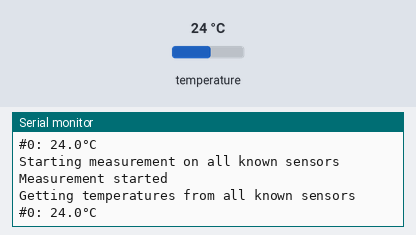
A program run on a simulated Arduino Nano, built with avr-gcc and run on an emulated ATmega328P. Parts: the last lines printed to the serial monitor. The inputs (shaded band) are chosen by the test bench; at power-on: temperature 24 °C.

Above: at 7.4 s.
7.5 s: temperature set to 12 °C
At 12.4 s:
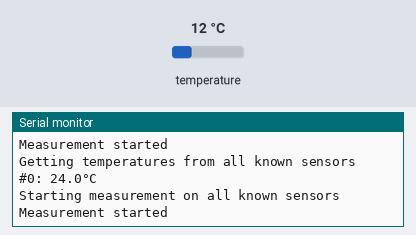
14.3 s: temperature set to 19 °C
At 19.6 s:
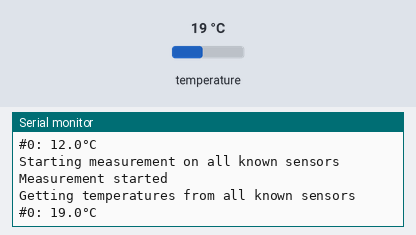
Timing chart, 0 to 21.1 s (numbered marks = the images above; inputs shaded):
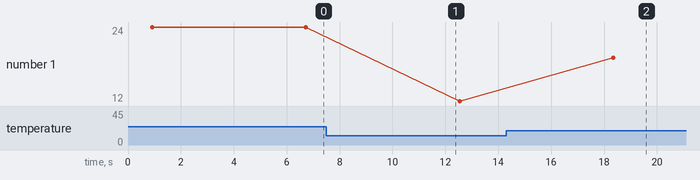

Measured:
- after the input at 14.3 s, the serial monitor: prints a new line after 4.0 s (image 2)
- plotted number 1: 24 → 12 after the input at 7.5 s, 12 → 19 after the input at 14.3 s

The program:

main.cpp
```cpp
#include <Arduino.h>
#include <OneWire.h>

#define ONE_WIRE_PIN   4
#define MAX_DEVICES    32

// Creation of a OneWire object to access the 1-Wire bus,
// using the specified digital pin
OneWire ds(ONE_WIRE_PIN);

// Sensor identifiers will be stored in 'ids', each identifier occupying
// 8 consecutive bytes in this array (so the id of sensor #0 is stored
// in ids[0..7], the id of sensor #1 in ids[8..15], etc.)
uint8_t ids[8 * MAX_DEVICES];

// Number of ids contained in 'ids' (cannot be greater than MAX_DEVICES)
int nb_ids = 0;


// ---------------------------------------------------------------------------
// Display an array of bytes in hexadecimal representation
void show_bytes(uint8_t *addr, int nb_bytes) {

  for (int i=0; i < nb_bytes; i++) {
    if (addr[i] < 0x10) Serial.write('0');
    Serial.print(addr[i], HEX);
    Serial.print(' ');
  }
}

// ---------------------------------------------------------------------------
// Check the CRC in an array of bytes (assuming the last byte contains the CRC
// value for the rest of the array)
bool check_CRC(uint8_t *addr, int nb_bytes) {

  return (OneWire::crc8(addr, nb_bytes - 1) == *(addr + nb_bytes - 1));
}

// ---------------------------------------------------------------------------
// Display the ids of all known sensors
void show_all_ids() {

  for (int i=0; i < nb_ids; i++) {
    int offset=i * 8;
    Serial.print('#'); Serial.print(i); Serial.print(": ");
    show_bytes(ids + offset, 8);
    Serial.println();
  }
}

// ---------------------------------------------------------------------------
// Scan the 1-Wire bus and identify all DS18B20 sensors on this bus
int scan_bus() {

  byte addr[8]; // stock l'addresse courante du capteur trouvé
  int i = 0; // compte le nombre de capteur trouvé

  while(true) {

    if(!ds.search(addr)) {
      Serial.println("Fin du scan");
      ds.reset_search(); // réinitialise le compteur interne de la fonction "search".
      nb_ids = i; // fixe le nombre de capteurs de température trouvés.
      return i; // fin de la recherche
    }

    // Vérifie qu'il s'agit bien d'un capteur DS18B20 (addr[0] == 0x28) ou d'un capteur DS18S20 (addr[0] == 0x10)
    if ((addr[0] != 0x28) && (addr[0] != 0x10)) {
      // Mauvais type de capteur
      Serial.println("Mauvais capteur");
    }
    else {

      // Vérifie l'addresse du capteur
      if (!check_CRC(addr, 8)) {
        Serial.println("CRC non valide");
      }
      else {
        int offset = i*8; // offset permettant de sauvegarder l'id du capteur trouvé dans le tableau des id "ids".
        for(byte b = 0; b<8; b++) {
          ids[b+offset] = addr[b]; // sauvegarde l'id dans le tableau des ids
        }
        i++; // incrémente le nombre de capteurs de température trouvés sur le bus.
      }
    }
  }
}

// ---------------------------------------------------------------------------
// Start measurement on all known sensors by issuing the same command to all
// sensors simultaneously
bool start_measurement() {

  ds.reset(); // Initialise le bus 1-wire avant communication.
  ds.skip(); // saute l'étape de la sélection du composant pour pouvoir envoyer la commande à tous les capteurs.
  ds.write(0x44); // commande de conversion vers les capteurs.
  Serial.println("Measurement started");
}

// ---------------------------------------------------------------------------
// Get the temperature from sensor #i, and set the value of 'temp' accordingly
// Return 'true' if the temperature was obtained, and 'false' otherwise
bool get_temperature(int i, float *temp) {

  int offset = i*8; // offset permettant de sauvegarder l'id du capteur trouvé dans le tableau des id "ids".

  byte addr[8]; // stock l'addresse du capteur courant.
  byte data[9]; // stock les données de température du capteur courant.

  for(byte k = 0; k<8; k++) addr[k] = ids[k+offset]; // récupère l'addresse du capteur courant.
  ds.reset(); // Initialise le bus 1-wire avant communication.
  ds.select(addr);
  ds.write(0xBE);
  // lecture du "scratchpad" du capteur
  for(byte j = 0; j<9; j++) data[j] = ds.read(); // lit les 9 octets du scratchpad
  if(!check_CRC(data, 9)) { // vérifie la somme de contrôle pour la température
    Serial.println("CRC non valide");
    return false;
  }

  int16_t tempData = (data[1] << 8) | data[0]; // récupère les octets de données représentant la température, le bit le plus significatif à gauche
  float t;
  if(addr[0] == 0x10) { // cas du DS18S20
    tempData << 3; // la précision par défaut est 9 bits
    t = (float)(tempData*0.0625); // la précision par défaut est sur 12 bits ( 0.0625°C selon la doc).
    if(t == 85.0) return false; // cas d'erreur
    *temp = t;
    return true;
  }
  else {
    t = (float)(tempData*0.0625); // la précision par défaut est sur 12 bits ( 0.0625°C selon la doc).
    if(t == 85.0) return false; // cas d'erreur
    *temp = t;
    return true;
  }
}

// ---------------------------------------------------------------------------
void setup() {

  Serial.begin(9600); // Initalize the serial console

  while (! Serial) {}; // Wait for the serial console to open

  // Scan the 1-Wire until at least one DS18B20 sensor has been found
  scan_bus();
  while (nb_ids == 0) {
    delay(5000);
    scan_bus();
  }

  // Display the identifiers of all DS18B20 sensors
  show_all_ids();
  Serial.println();
}

// ---------------------------------------------------------------------------
void loop() {

  // Send a 'Start convert' command to all DS18B20 sensors so they start
  // measuring the temperature
  Serial.println(F("Starting measurement on all known sensors"));
  start_measurement();

  delay(800);  // Wait while temperature is being measured

  // For each known sensor, get the temperature that has just been measured,
  // and display this temperature
  Serial.println(F("Getting temperatures from all known sensors"));
  float temp;
  for (int i=0; i < nb_ids; i++) {
    Serial.print('#'); Serial.print(i); Serial.print(": ");
    if (get_temperature(i, &temp)) {
      Serial.print(temp, 1);
      Serial.println("°C");
    }
  }
  Serial.println();

  // Wait for a while, and then loop
  delay(5000);
}
```
